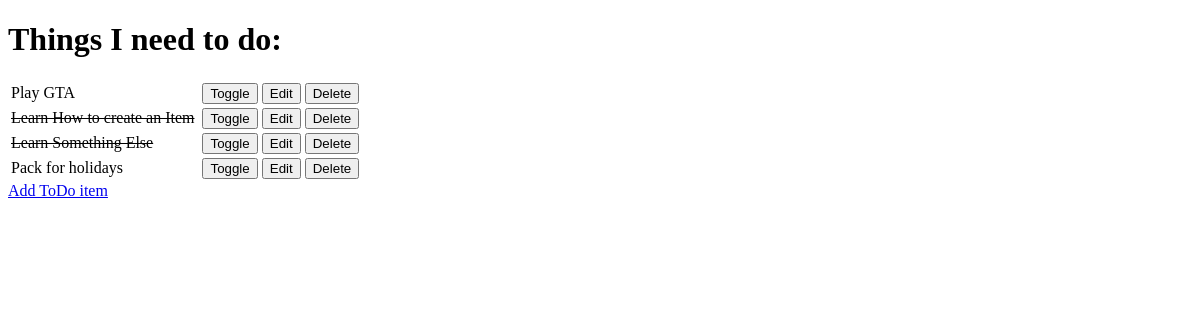
/, run on an earlier commit of the app's database.
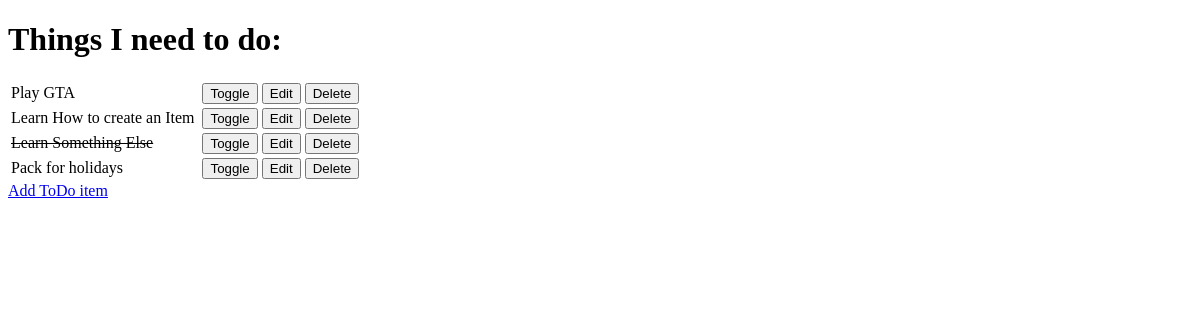
And on a later commit of the database.
### todo/models.py (models this page shows)
class Item(models.Model):
    name = models.CharField(max_length=50, null=False, blank=False)
    done = models.BooleanField(null=False, blank=False, default=False)
    def __str__(self):
        return self.name

### todo/views.py (the view)
# urls.py: path('', views.get_todo_list, name='get_todo_list'),
def get_todo_list(request):
    items = Item.objects.all()  # import all items from db
    context = {  # define a dictionary with all our imported items in it
        'items': items
    }
    return render(request, "todo/todo_list.html", context)

### todo/templates/todo/todo_list.html (shortened to what this page needs)
<!DOCTYPE html>
<html lang="en">
<head>
</head>
<body>
    <h1>Things I need to do:</h1>
    <table>
        {% for item in items %}
            <tr>
                {% if item.done %}
                    <td><strike>{{ item.name }}</strike>&nbsp;</td>
                {% else %}
                    <td>{{ item.name }}&nbsp;</td>
                {% endif %}
                    <td>
                        <a href="/toggle/{{ item.id }}">
                            <button>Toggle</button>
                        </a>
                    </td>
                    <td>
                        <a href="/edit/{{ item.id }}">
                            <button>Edit</button>
                        </a>
                    </td>
                    <td>
                        <a href="/delete/{{ item.id }}">
                            <button>Delete</button>
                        </a>
                    </td>
        {% endfor %}
    </table>
    <a href="/add">Add ToDo item</a>
</body>
</html>

What changed in the data, as far as the page shows it:
changed Item "Learn How to create an Item": done True → False (drawn)
